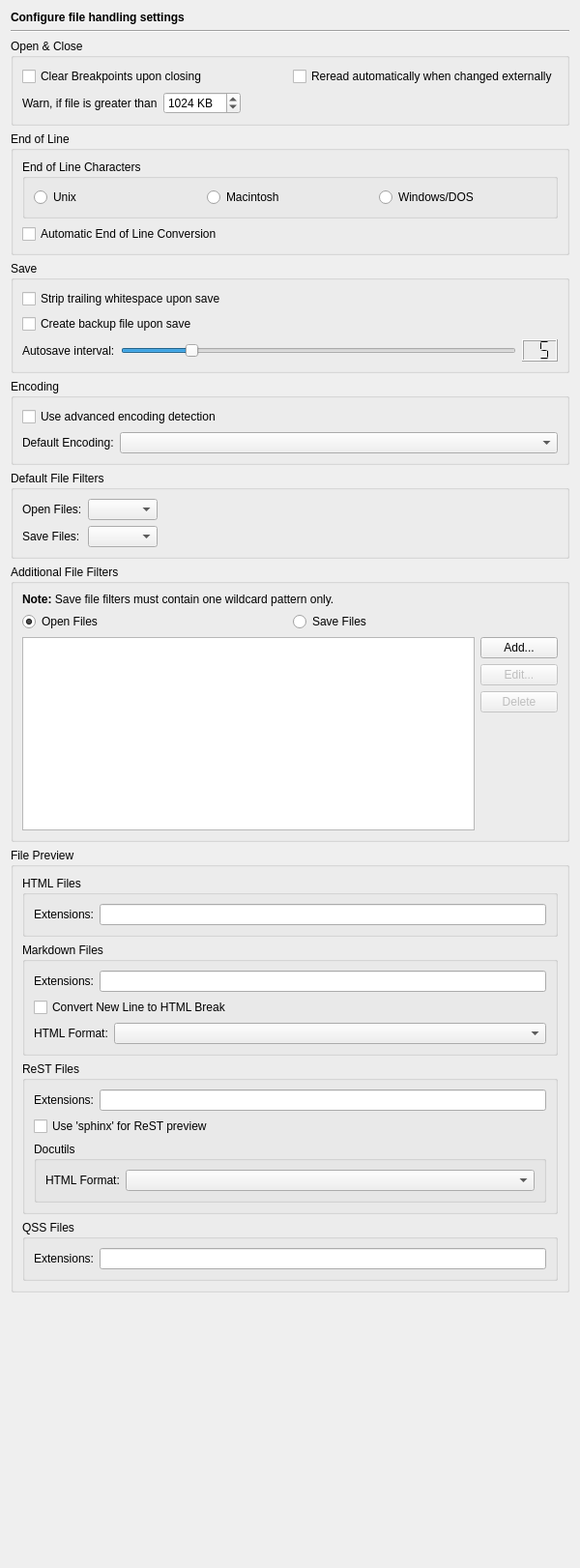
<?xml version="1.0" encoding="UTF-8"?>
<ui version="4.0">
 <class>EditorFilePage</class>
 <widget class="QWidget" name="EditorFilePage">
  <property name="geometry">
   <rect>
    <x>0</x>
    <y>0</y>
    <width>600</width>
    <height>1622</height>
   </rect>
  </property>
  <layout class="QVBoxLayout" name="verticalLayout_3">
   <item>
    <widget class="QLabel" name="headerLabel">
     <property name="text">
      <string>&lt;b&gt;Configure file handling settings&lt;/b&gt;</string>
     </property>
    </widget>
   </item>
   <item>
    <widget class="Line" name="line2">
     <property name="frameShape">
      <enum>QFrame::HLine</enum>
     </property>
     <property name="frameShadow">
      <enum>QFrame::Sunken</enum>
     </property>
     <property name="orientation">
      <enum>Qt::Horizontal</enum>
     </property>
    </widget>
   </item>
   <item>
    <widget class="QGroupBox" name="groupBox_3">
     <property name="title">
      <string>Open &amp;&amp; Close</string>
     </property>
     <layout class="QVBoxLayout">
      <item>
       <layout class="QHBoxLayout">
        <item>
         <widget class="QCheckBox" name="clearBreakpointsCheckBox">
          <property name="toolTip">
           <string>Select, whether breakpoint belonging to an editor should be cleared, when the editor is closed</string>
          </property>
          <property name="text">
           <string>Clear Breakpoints upon closing</string>
          </property>
         </widget>
        </item>
        <item>
         <widget class="QCheckBox" name="automaticReopenCheckBox">
          <property name="toolTip">
           <string>Select to reread the file automatically, if it was changed externally</string>
          </property>
          <property name="text">
           <string>Reread automatically when changed externally</string>
          </property>
         </widget>
        </item>
       </layout>
      </item>
      <item>
       <layout class="QHBoxLayout">
        <item>
         <widget class="QLabel" name="label">
          <property name="text">
           <string>Warn, if file is greater than</string>
          </property>
         </widget>
        </item>
        <item>
         <widget class="QSpinBox" name="warnFilesizeSpinBox">
          <property name="toolTip">
           <string>Enter the filesize, a warning dialog should be shown.</string>
          </property>
          <property name="suffix">
           <string> KB</string>
          </property>
          <property name="minimum">
           <number>1</number>
          </property>
          <property name="maximum">
           <number>16384</number>
          </property>
          <property name="singleStep">
           <number>16</number>
          </property>
          <property name="value">
           <number>1024</number>
          </property>
         </widget>
        </item>
        <item>
         <spacer>
          <property name="orientation">
           <enum>Qt::Horizontal</enum>
          </property>
          <property name="sizeHint" stdset="0">
           <size>
            <width>40</width>
            <height>20</height>
           </size>
          </property>
         </spacer>
        </item>
       </layout>
      </item>
     </layout>
    </widget>
   </item>
   <item>
    <widget class="QGroupBox" name="groupBox_5">
     <property name="title">
      <string>End of Line</string>
     </property>
     <layout class="QVBoxLayout" name="verticalLayout">
      <item>
       <widget class="QGroupBox" name="groupBox_8">
        <property name="title">
         <string>End of Line Characters</string>
        </property>
        <layout class="QHBoxLayout" name="_12">
         <item>
          <widget class="QRadioButton" name="lfRadioButton">
           <property name="toolTip">
            <string>Select Unix type end of line</string>
           </property>
           <property name="text">
            <string>Unix</string>
           </property>
          </widget>
         </item>
         <item>
          <widget class="QRadioButton" name="crRadioButton">
           <property name="toolTip">
            <string>Select Macintosh type end of line</string>
           </property>
           <property name="text">
            <string>Macintosh</string>
           </property>
          </widget>
         </item>
         <item>
          <widget class="QRadioButton" name="crlfRadioButton">
           <property name="toolTip">
            <string>Select Windows type end of line</string>
           </property>
           <property name="text">
            <string>Windows/DOS</string>
           </property>
          </widget>
         </item>
        </layout>
       </widget>
      </item>
      <item>
       <widget class="QCheckBox" name="automaticEolConversionCheckBox">
        <property name="toolTip">
         <string>Select whether the eol type should be converted upon opening the file.</string>
        </property>
        <property name="text">
         <string>Automatic End of Line Conversion</string>
        </property>
       </widget>
      </item>
     </layout>
    </widget>
   </item>
   <item>
    <widget class="QGroupBox" name="groupBox_4">
     <property name="title">
      <string>Save</string>
     </property>
     <layout class="QVBoxLayout" name="verticalLayout_4">
      <item>
       <widget class="QCheckBox" name="stripWhitespaceCheckBox">
        <property name="toolTip">
         <string>Select, whether trailing whitespace should be removed upon save</string>
        </property>
        <property name="text">
         <string>Strip trailing whitespace upon save</string>
        </property>
       </widget>
      </item>
      <item>
       <widget class="QCheckBox" name="createBackupFileCheckBox">
        <property name="toolTip">
         <string>Select, whether a backup file shall be generated upon save</string>
        </property>
        <property name="text">
         <string>Create backup file upon save</string>
        </property>
       </widget>
      </item>
      <item>
       <layout class="QHBoxLayout">
        <item>
         <widget class="QLabel" name="TextLabel13_3_3">
          <property name="text">
           <string>Autosave interval:</string>
          </property>
         </widget>
        </item>
        <item>
         <widget class="QSlider" name="autosaveSlider">
          <property name="toolTip">
           <string>Move to set the autosave interval in minutes (0 to disable)</string>
          </property>
          <property name="minimum">
           <number>0</number>
          </property>
          <property name="maximum">
           <number>30</number>
          </property>
          <property name="value">
           <number>5</number>
          </property>
          <property name="orientation">
           <enum>Qt::Horizontal</enum>
          </property>
          <property name="tickInterval">
           <number>1</number>
          </property>
         </widget>
        </item>
        <item>
         <widget class="QLCDNumber" name="autosaveLCD">
          <property name="toolTip">
           <string>Displays the selected autosave interval.</string>
          </property>
          <property name="digitCount">
           <number>2</number>
          </property>
          <property name="segmentStyle">
           <enum>QLCDNumber::Flat</enum>
          </property>
          <property name="value" stdset="0">
           <double>5.000000000000000</double>
          </property>
         </widget>
        </item>
       </layout>
      </item>
     </layout>
    </widget>
   </item>
   <item>
    <widget class="QGroupBox" name="groupBox">
     <property name="title">
      <string>Encoding</string>
     </property>
     <layout class="QGridLayout" name="gridLayout">
      <item row="0" column="0" colspan="2">
       <widget class="QCheckBox" name="advEncodingCheckBox">
        <property name="toolTip">
         <string>Select to use the advanced encoding detection </string>
        </property>
        <property name="whatsThis">
         <string>&lt;b&gt;Advanced encoding detection&lt;/b&gt;
&lt;p&gt;Select to use the advanced encoding detection based on the &amp;quot;universal character encoding detector&amp;quot; from &lt;a href=&quot;http://chardet.feedparser.org&quot;&gt;http://chardet.feedparser.org&lt;/a&gt;.&lt;/p&gt;</string>
        </property>
        <property name="text">
         <string>Use advanced encoding detection</string>
        </property>
       </widget>
      </item>
      <item row="1" column="0">
       <widget class="QLabel" name="label_4">
        <property name="text">
         <string>Default Encoding:</string>
        </property>
       </widget>
      </item>
      <item row="1" column="1">
       <widget class="QComboBox" name="defaultEncodingComboBox">
        <property name="sizePolicy">
         <sizepolicy hsizetype="Expanding" vsizetype="Fixed">
          <horstretch>0</horstretch>
          <verstretch>0</verstretch>
         </sizepolicy>
        </property>
        <property name="toolTip">
         <string>Select the string encoding to be used.</string>
        </property>
       </widget>
      </item>
     </layout>
    </widget>
   </item>
   <item>
    <widget class="QGroupBox" name="groupBox_2">
     <property name="title">
      <string>Default File Filters</string>
     </property>
     <layout class="QGridLayout">
      <item row="0" column="0">
       <widget class="QLabel" name="label_2">
        <property name="text">
         <string>Open Files:</string>
        </property>
       </widget>
      </item>
      <item row="0" column="1">
       <widget class="QComboBox" name="openFilesFilterComboBox"/>
      </item>
      <item row="0" column="2">
       <spacer>
        <property name="orientation">
         <enum>Qt::Horizontal</enum>
        </property>
        <property name="sizeHint" stdset="0">
         <size>
          <width>40</width>
          <height>20</height>
         </size>
        </property>
       </spacer>
      </item>
      <item row="1" column="0">
       <widget class="QLabel" name="label_3">
        <property name="text">
         <string>Save Files:</string>
        </property>
       </widget>
      </item>
      <item row="1" column="1">
       <widget class="QComboBox" name="saveFilesFilterComboBox"/>
      </item>
     </layout>
    </widget>
   </item>
   <item>
    <widget class="QGroupBox" name="groupBox_6">
     <property name="title">
      <string>Additional File Filters</string>
     </property>
     <layout class="QGridLayout" name="gridLayout_2">
      <item row="0" column="0" colspan="2">
       <widget class="QLabel" name="label_5">
        <property name="text">
         <string>&lt;b&gt;Note:&lt;/b&gt; Save file filters must contain one wildcard pattern only.</string>
        </property>
        <property name="wordWrap">
         <bool>true</bool>
        </property>
       </widget>
      </item>
      <item row="1" column="0" colspan="2">
       <layout class="QHBoxLayout" name="horizontalLayout">
        <item>
         <widget class="QRadioButton" name="openFiltersButton">
          <property name="toolTip">
           <string>Select to edit the open file filters</string>
          </property>
          <property name="text">
           <string>Open Files</string>
          </property>
          <property name="checked">
           <bool>true</bool>
          </property>
         </widget>
        </item>
        <item>
         <widget class="QRadioButton" name="savFiltersButton">
          <property name="toolTip">
           <string>Select to edit the save file filters</string>
          </property>
          <property name="text">
           <string>Save Files</string>
          </property>
         </widget>
        </item>
       </layout>
      </item>
      <item row="2" column="0" rowspan="4">
       <widget class="QListWidget" name="fileFiltersList">
        <property name="sizePolicy">
         <sizepolicy hsizetype="Expanding" vsizetype="Preferred">
          <horstretch>0</horstretch>
          <verstretch>0</verstretch>
         </sizepolicy>
        </property>
        <property name="minimumSize">
         <size>
          <width>0</width>
          <height>200</height>
         </size>
        </property>
        <property name="alternatingRowColors">
         <bool>true</bool>
        </property>
        <property name="sortingEnabled">
         <bool>true</bool>
        </property>
       </widget>
      </item>
      <item row="2" column="1">
       <widget class="QPushButton" name="addFileFilterButton">
        <property name="text">
         <string>Add...</string>
        </property>
       </widget>
      </item>
      <item row="3" column="1">
       <widget class="QPushButton" name="editFileFilterButton">
        <property name="enabled">
         <bool>false</bool>
        </property>
        <property name="text">
         <string>Edit...</string>
        </property>
       </widget>
      </item>
      <item row="4" column="1">
       <widget class="QPushButton" name="deleteFileFilterButton">
        <property name="enabled">
         <bool>false</bool>
        </property>
        <property name="text">
         <string>Delete</string>
        </property>
       </widget>
      </item>
      <item row="5" column="1">
       <spacer>
        <property name="orientation">
         <enum>Qt::Vertical</enum>
        </property>
        <property name="sizeHint" stdset="0">
         <size>
          <width>20</width>
          <height>40</height>
         </size>
        </property>
       </spacer>
      </item>
     </layout>
    </widget>
   </item>
   <item>
    <widget class="QGroupBox" name="groupBox_7">
     <property name="title">
      <string>File Preview</string>
     </property>
     <layout class="QVBoxLayout" name="verticalLayout_2">
      <item>
       <widget class="QGroupBox" name="groupBox_12">
        <property name="title">
         <string>HTML Files</string>
        </property>
        <layout class="QHBoxLayout" name="horizontalLayout_3">
         <item>
          <widget class="QLabel" name="label_12">
           <property name="text">
            <string>Extensions:</string>
           </property>
          </widget>
         </item>
         <item>
          <widget class="QLineEdit" name="previewHtmlExtensionsEdit">
           <property name="toolTip">
            <string>Enter the filename extensions of HTML files that may be previewed (separated by a space)</string>
           </property>
          </widget>
         </item>
        </layout>
       </widget>
      </item>
      <item>
       <widget class="QGroupBox" name="groupBox_11">
        <property name="title">
         <string>Markdown Files</string>
        </property>
        <layout class="QGridLayout" name="gridLayout_4">
         <item row="0" column="0">
          <widget class="QLabel" name="label_11">
           <property name="text">
            <string>Extensions:</string>
           </property>
          </widget>
         </item>
         <item row="0" column="1" colspan="2">
          <widget class="QLineEdit" name="previewMarkdownExtensionsEdit">
           <property name="toolTip">
            <string>Enter the filename extensions of Markdown files that may be previewed (separated by a space)</string>
           </property>
          </widget>
         </item>
         <item row="1" column="0" colspan="3">
          <widget class="QCheckBox" name="previewMarkdownNLtoBreakCheckBox">
           <property name="toolTip">
            <string>Select this to convert a new line character to an HTML &lt;br/&gt; tag.</string>
           </property>
           <property name="text">
            <string>Convert New Line to HTML Break</string>
           </property>
          </widget>
         </item>
         <item row="2" column="0" colspan="2">
          <widget class="QLabel" name="label_6">
           <property name="text">
            <string>HTML Format:</string>
           </property>
          </widget>
         </item>
         <item row="2" column="2">
          <widget class="QComboBox" name="previewMarkdownHTMLFormatComboBox">
           <property name="sizePolicy">
            <sizepolicy hsizetype="Expanding" vsizetype="Fixed">
             <horstretch>0</horstretch>
             <verstretch>0</verstretch>
            </sizepolicy>
           </property>
           <property name="toolTip">
            <string>Select the HTML format to be generated</string>
           </property>
          </widget>
         </item>
        </layout>
       </widget>
      </item>
      <item>
       <widget class="QGroupBox" name="groupBox_10">
        <property name="title">
         <string>ReST Files</string>
        </property>
        <layout class="QGridLayout" name="gridLayout_3">
         <item row="0" column="0">
          <widget class="QLabel" name="label_9">
           <property name="text">
            <string>Extensions:</string>
           </property>
          </widget>
         </item>
         <item row="0" column="1">
          <widget class="QLineEdit" name="previewRestExtensionsEdit">
           <property name="toolTip">
            <string>Enter the filename extensions of ReStructuredText files that may be previewed (separated by a space)</string>
           </property>
          </widget>
         </item>
         <item row="1" column="0" colspan="2">
          <widget class="QCheckBox" name="previewRestSphinxCheckBox">
           <property name="toolTip">
            <string>Select to use 'sphinx' to generate the ReST preview</string>
           </property>
           <property name="text">
            <string>Use 'sphinx' for ReST preview</string>
           </property>
          </widget>
         </item>
         <item row="2" column="0" colspan="2">
          <widget class="QGroupBox" name="groupBox_13">
           <property name="title">
            <string>Docutils</string>
           </property>
           <layout class="QHBoxLayout" name="horizontalLayout_4">
            <item>
             <widget class="QLabel" name="label_7">
              <property name="text">
               <string>HTML Format:</string>
              </property>
             </widget>
            </item>
            <item>
             <widget class="QComboBox" name="previewRestDocutilsHTMLFormatComboBox">
              <property name="sizePolicy">
               <sizepolicy hsizetype="Expanding" vsizetype="Fixed">
                <horstretch>0</horstretch>
                <verstretch>0</verstretch>
               </sizepolicy>
              </property>
              <property name="toolTip">
               <string>Select the HTML format to be generated</string>
              </property>
             </widget>
            </item>
           </layout>
          </widget>
         </item>
        </layout>
       </widget>
      </item>
      <item>
       <widget class="QGroupBox" name="groupBox_9">
        <property name="title">
         <string>QSS Files</string>
        </property>
        <layout class="QHBoxLayout" name="horizontalLayout_2">
         <item>
          <widget class="QLabel" name="label_10">
           <property name="text">
            <string>Extensions:</string>
           </property>
          </widget>
         </item>
         <item>
          <widget class="QLineEdit" name="previewQssExtensionsEdit">
           <property name="toolTip">
            <string>Enter the filename extensions of Qt Stylesheet files that may be previewed (separated by a space)</string>
           </property>
          </widget>
         </item>
        </layout>
       </widget>
      </item>
     </layout>
    </widget>
   </item>
   <item>
    <spacer>
     <property name="orientation">
      <enum>Qt::Vertical</enum>
     </property>
     <property name="sizeHint" stdset="0">
      <size>
       <width>435</width>
       <height>20</height>
      </size>
     </property>
    </spacer>
   </item>
  </layout>
 </widget>
 <tabstops>
  <tabstop>clearBreakpointsCheckBox</tabstop>
  <tabstop>automaticReopenCheckBox</tabstop>
  <tabstop>warnFilesizeSpinBox</tabstop>
  <tabstop>lfRadioButton</tabstop>
  <tabstop>crRadioButton</tabstop>
  <tabstop>crlfRadioButton</tabstop>
  <tabstop>automaticEolConversionCheckBox</tabstop>
  <tabstop>stripWhitespaceCheckBox</tabstop>
  <tabstop>createBackupFileCheckBox</tabstop>
  <tabstop>autosaveSlider</tabstop>
  <tabstop>advEncodingCheckBox</tabstop>
  <tabstop>defaultEncodingComboBox</tabstop>
  <tabstop>openFilesFilterComboBox</tabstop>
  <tabstop>saveFilesFilterComboBox</tabstop>
  <tabstop>openFiltersButton</tabstop>
  <tabstop>savFiltersButton</tabstop>
  <tabstop>fileFiltersList</tabstop>
  <tabstop>addFileFilterButton</tabstop>
  <tabstop>editFileFilterButton</tabstop>
  <tabstop>deleteFileFilterButton</tabstop>
  <tabstop>previewHtmlExtensionsEdit</tabstop>
  <tabstop>previewMarkdownExtensionsEdit</tabstop>
  <tabstop>previewMarkdownNLtoBreakCheckBox</tabstop>
  <tabstop>previewMarkdownHTMLFormatComboBox</tabstop>
  <tabstop>previewRestExtensionsEdit</tabstop>
  <tabstop>previewRestSphinxCheckBox</tabstop>
  <tabstop>previewRestDocutilsHTMLFormatComboBox</tabstop>
  <tabstop>previewQssExtensionsEdit</tabstop>
 </tabstops>
 <resources/>
 <connections>
  <connection>
   <sender>autosaveSlider</sender>
   <signal>valueChanged(int)</signal>
   <receiver>autosaveLCD</receiver>
   <slot>display(int)</slot>
   <hints>
    <hint type="sourcelabel">
     <x>272</x>
     <y>58</y>
    </hint>
    <hint type="destinationlabel">
     <x>420</x>
     <y>55</y>
    </hint>
   </hints>
  </connection>
 </connections>
</ui>
